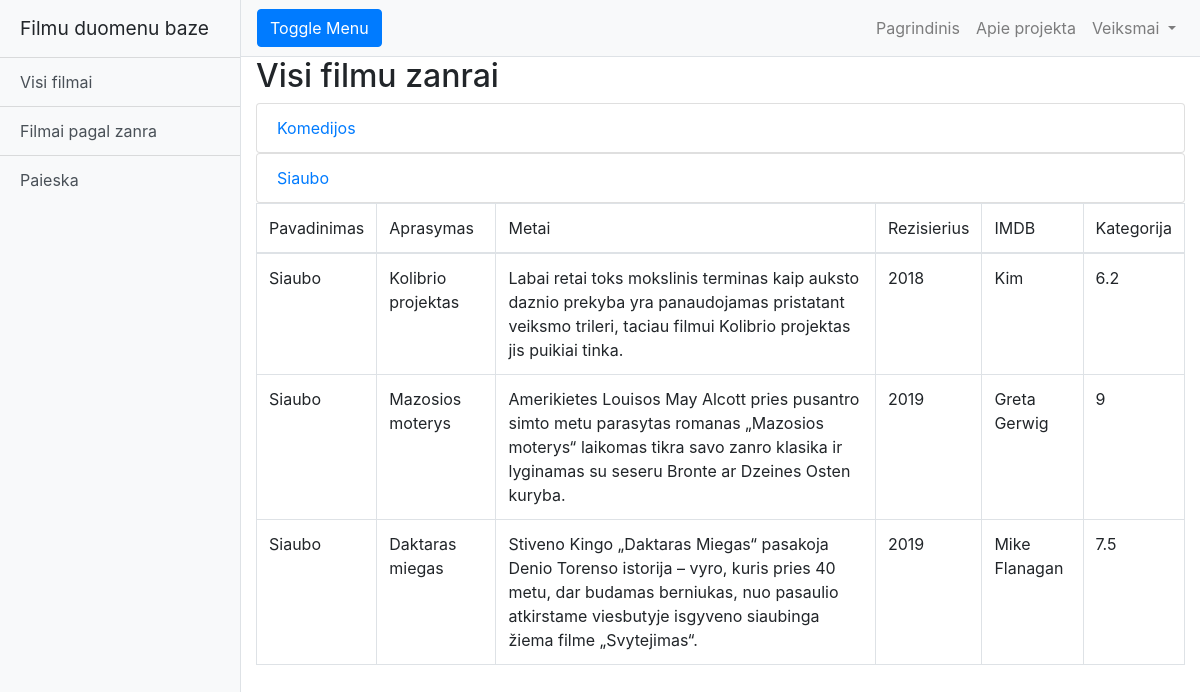
/?page=zanrai&id=2, run on the app's committed database.
### tables this page shows
CREATE TABLE `lentele_zanrai` (
  `id` int(30) NOT NULL,
  `pavadinimas` varchar(200) DEFAULT NULL
);

CREATE TABLE `lentele_filmai` (
  `id` int(30) NOT NULL,
  `pavadinimas` varchar(45) DEFAULT NULL,
  `aprasymas` varchar(200) DEFAULT NULL,
  `metai` varchar(45) DEFAULT NULL,
  `rezisierius` varchar(45) DEFAULT NULL,
  `imdb` varchar(45) DEFAULT NULL,
  `genre_id` varchar(45) DEFAULT NULL
);

### index.php (called while the page is built, shortened)
<?php
require_once "templates/".activeTemplate."/index.view.php";

### templates/main/pages/all-genre.page.php (the view)
<h2>Visi filmu zanrai</h2>
<?php
$dsn = "mysql:host=$host;dbname=$db";
try{
    $conn = new PDO($dsn, $username, $password, $options);
    if($conn){
        $stmt = $conn->query ("SELECT * FROM lentele_zanrai");
        $zanrai = $stmt->fetchAll();
        if(isset($_GET['id'])){
            $zandroId = $_GET['id'];
            $stmt = $conn->query ("SELECT lentele_filmai.pavadinimas, lentele_filmai.aprasymas, lentele_filmai.metai,
                                        lentele_filmai.rezisierius, lentele_filmai.imdb, lentele_zanrai.pavadinimas
                                        AS zanroPavadinimas
                                        FROM lentele_filmai
                                        INNER JOIN lentele_zanrai ON lentele_filmai.genre_id=lentele_zanrai.id
                                        WHERE $zandroId=lentele_zanrai.id");
            $pagalZanrus = $stmt->fetchAll();
        }
    }
} catch (PDOException $e){
    echo $e->getMessage();
}
?>
        <?php foreach ($zanrai as $zanras):?>
            <ul class = "list-group">
                <li class = "list-group-item">
                    <a href="?page=zanrai&id=<?=$zanras['id'];?>"><?=$zanras['pavadinimas'];?></a>
                </li>
            </ul>
            <?php endforeach;?>
<?php if(isset($_GET['id'])):?>
    <table class = "table table-bordered">
        <thead>
        <tr>
            <td>Pavadinimas</td>
            <td>Aprasymas</td>
            <td>Metai</td>
            <td>Rezisierius</td>
            <td>IMDB</td>
            <td>Kategorija</td>
        </tr>
        </thead>
        <tr>
            <?php foreach ($pagalZanrus as $pagalZanra):?>
        <tr>
            <td><?=$pagalZanra['zanroPavadinimas'];?></td>
            <td><?=$pagalZanra['pavadinimas'];?></td>
            <td><?=$pagalZanra['aprasymas'];?></td>
            <td><?=$pagalZanra['metai'];?></td>
            <td><?=$pagalZanra['rezisierius'];?></td>
            <td><?=$pagalZanra['imdb'];?></td>
        </tr>
        <?php endforeach;?>
        </tr>
    </table>
<?php endif;?>

### templates/main/css/simple-sidebar.css (style rules this page uses)
body { overflow-x: hidden; }

### data on the page
lentele_zanrai: pavadinimas "Komedijos"
lentele_zanrai: pavadinimas "Siaubo"
lentele_filmai: lentele_zanrai.pavadinimas "Siaubo", pavadinimas "Kolibrio projektas", aprasymas "Labai retai toks mokslinis terminas kaip auksto daznio prekyba yra panaudojamas pristatant veiksmo trileri, taciau filmui Kolibrio projektas jis puikiai tinka.", metai "2018", rezisierius "Kim", imdb "6.2"
lentele_filmai: lentele_zanrai.pavadinimas "Siaubo", pavadinimas "Mazosios moterys", aprasymas "Amerikietes Louisos May Alcott pries pusantro simto metu parasytas romanas „Mazosios moterys“ laikomas tikra savo zanro klasika ir lyginamas su seseru Bronte ar Dzeines Osten kuryba.", metai "2019", rezisierius "Greta Gerwig", imdb "9"
lentele_filmai: lentele_zanrai.pavadinimas "Siaubo", pavadinimas "Daktaras miegas", aprasymas "Stiveno Kingo „Daktaras Miegas“ pasakoja Denio Torenso istorija – vyro, kuris pries 40 metu, dar budamas berniukas, nuo pasaulio atkirstame viesbutyje isgyveno siaubinga žiema filme „Svytejimas“.", metai "2019", rezisierius "Mike Flanagan", imdb "7.5"

### other printed values
$siteName "Filmu duomenu baze"
$tab "Visi filmai"
$tab "Filmai pagal zanra"
$tab "Paieska"
$navigation "Pagrindinis"
$navigation "Apie projekta"
